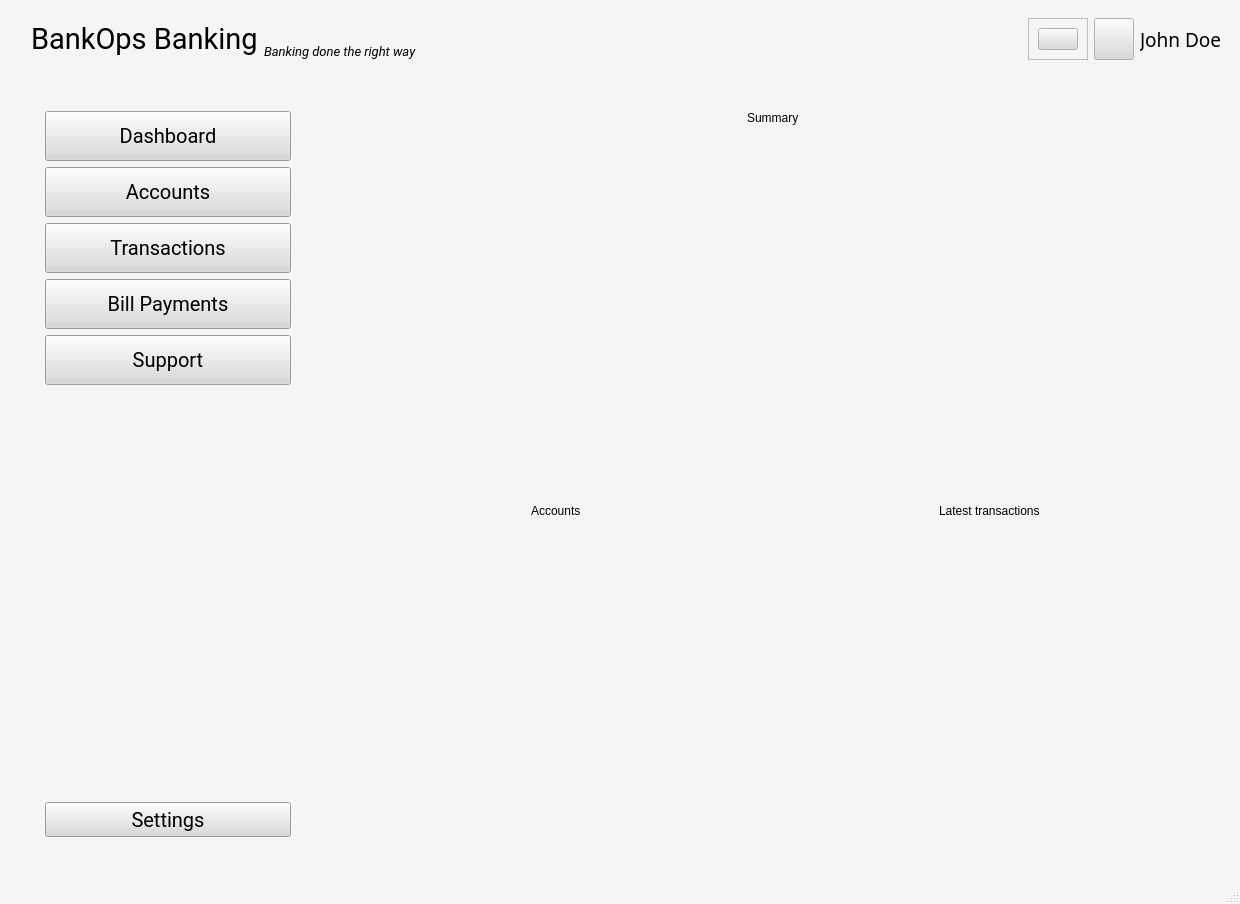
<?xml version="1.0" encoding="UTF-8"?>
<ui version="4.0">
 <class>MainWindow</class>
 <widget class="QMainWindow" name="MainWindow">
  <property name="geometry">
   <rect>
    <x>0</x>
    <y>0</y>
    <width>1240</width>
    <height>904</height>
   </rect>
  </property>
  <property name="palette">
   <palette>
    <active>
     <colorrole role="WindowText">
      <brush brushstyle="SolidPattern">
       <color alpha="255">
        <red>0</red>
        <green>0</green>
        <blue>0</blue>
       </color>
      </brush>
     </colorrole>
     <colorrole role="Button">
      <brush brushstyle="SolidPattern">
       <color alpha="255">
        <red>217</red>
        <green>217</green>
        <blue>217</blue>
       </color>
      </brush>
     </colorrole>
     <colorrole role="Light">
      <brush brushstyle="SolidPattern">
       <color alpha="255">
        <red>120</red>
        <green>120</green>
        <blue>120</blue>
       </color>
      </brush>
     </colorrole>
     <colorrole role="Dark">
      <brush brushstyle="SolidPattern">
       <color alpha="255">
        <red>0</red>
        <green>0</green>
        <blue>0</blue>
       </color>
      </brush>
     </colorrole>
     <colorrole role="Text">
      <brush brushstyle="SolidPattern">
       <color alpha="255">
        <red>170</red>
        <green>0</green>
        <blue>0</blue>
       </color>
      </brush>
     </colorrole>
     <colorrole role="ButtonText">
      <brush brushstyle="SolidPattern">
       <color alpha="255">
        <red>0</red>
        <green>0</green>
        <blue>0</blue>
       </color>
      </brush>
     </colorrole>
     <colorrole role="Base">
      <brush brushstyle="SolidPattern">
       <color alpha="255">
        <red>245</red>
        <green>245</green>
        <blue>245</blue>
       </color>
      </brush>
     </colorrole>
     <colorrole role="Window">
      <brush brushstyle="SolidPattern">
       <color alpha="255">
        <red>245</red>
        <green>245</green>
        <blue>245</blue>
       </color>
      </brush>
     </colorrole>
     <colorrole role="Highlight">
      <brush brushstyle="SolidPattern">
       <color alpha="255">
        <red>30</red>
        <green>136</green>
        <blue>229</blue>
       </color>
      </brush>
     </colorrole>
     <colorrole role="Link">
      <brush brushstyle="SolidPattern">
       <color alpha="255">
        <red>25</red>
        <green>118</green>
        <blue>210</blue>
       </color>
      </brush>
     </colorrole>
     <colorrole role="LinkVisited">
      <brush brushstyle="SolidPattern">
       <color alpha="255">
        <red>30</red>
        <green>136</green>
        <blue>229</blue>
       </color>
      </brush>
     </colorrole>
     <colorrole role="AlternateBase">
      <brush brushstyle="SolidPattern">
       <color alpha="15">
        <red>245</red>
        <green>245</green>
        <blue>245</blue>
       </color>
      </brush>
     </colorrole>
     <colorrole role="Accent">
      <brush brushstyle="SolidPattern">
       <color alpha="255">
        <red>255</red>
        <green>193</green>
        <blue>7</blue>
       </color>
      </brush>
     </colorrole>
    </active>
    <inactive>
     <colorrole role="WindowText">
      <brush brushstyle="SolidPattern">
       <color alpha="255">
        <red>0</red>
        <green>0</green>
        <blue>0</blue>
       </color>
      </brush>
     </colorrole>
     <colorrole role="Button">
      <brush brushstyle="SolidPattern">
       <color alpha="255">
        <red>217</red>
        <green>217</green>
        <blue>217</blue>
       </color>
      </brush>
     </colorrole>
     <colorrole role="Dark">
      <brush brushstyle="SolidPattern">
       <color alpha="255">
        <red>0</red>
        <green>0</green>
        <blue>0</blue>
       </color>
      </brush>
     </colorrole>
     <colorrole role="Text">
      <brush brushstyle="SolidPattern">
       <color alpha="255">
        <red>170</red>
        <green>0</green>
        <blue>0</blue>
       </color>
      </brush>
     </colorrole>
     <colorrole role="ButtonText">
      <brush brushstyle="SolidPattern">
       <color alpha="255">
        <red>0</red>
        <green>0</green>
        <blue>0</blue>
       </color>
      </brush>
     </colorrole>
     <colorrole role="Base">
      <brush brushstyle="SolidPattern">
       <color alpha="255">
        <red>245</red>
        <green>245</green>
        <blue>245</blue>
       </color>
      </brush>
     </colorrole>
     <colorrole role="Window">
      <brush brushstyle="SolidPattern">
       <color alpha="255">
        <red>245</red>
        <green>245</green>
        <blue>245</blue>
       </color>
      </brush>
     </colorrole>
     <colorrole role="Highlight">
      <brush brushstyle="SolidPattern">
       <color alpha="255">
        <red>30</red>
        <green>136</green>
        <blue>229</blue>
       </color>
      </brush>
     </colorrole>
     <colorrole role="Link">
      <brush brushstyle="SolidPattern">
       <color alpha="255">
        <red>25</red>
        <green>118</green>
        <blue>210</blue>
       </color>
      </brush>
     </colorrole>
     <colorrole role="LinkVisited">
      <brush brushstyle="SolidPattern">
       <color alpha="255">
        <red>30</red>
        <green>136</green>
        <blue>229</blue>
       </color>
      </brush>
     </colorrole>
     <colorrole role="AlternateBase">
      <brush brushstyle="SolidPattern">
       <color alpha="15">
        <red>245</red>
        <green>245</green>
        <blue>245</blue>
       </color>
      </brush>
     </colorrole>
     <colorrole role="Accent">
      <brush brushstyle="SolidPattern">
       <color alpha="255">
        <red>255</red>
        <green>193</green>
        <blue>7</blue>
       </color>
      </brush>
     </colorrole>
    </inactive>
    <disabled>
     <colorrole role="WindowText">
      <brush brushstyle="SolidPattern">
       <color alpha="255">
        <red>0</red>
        <green>0</green>
        <blue>0</blue>
       </color>
      </brush>
     </colorrole>
     <colorrole role="Button">
      <brush brushstyle="SolidPattern">
       <color alpha="255">
        <red>217</red>
        <green>217</green>
        <blue>217</blue>
       </color>
      </brush>
     </colorrole>
     <colorrole role="Dark">
      <brush brushstyle="SolidPattern">
       <color alpha="255">
        <red>0</red>
        <green>0</green>
        <blue>0</blue>
       </color>
      </brush>
     </colorrole>
     <colorrole role="Text">
      <brush brushstyle="SolidPattern">
       <color alpha="255">
        <red>0</red>
        <green>0</green>
        <blue>0</blue>
       </color>
      </brush>
     </colorrole>
     <colorrole role="ButtonText">
      <brush brushstyle="SolidPattern">
       <color alpha="255">
        <red>0</red>
        <green>0</green>
        <blue>0</blue>
       </color>
      </brush>
     </colorrole>
     <colorrole role="Base">
      <brush brushstyle="SolidPattern">
       <color alpha="255">
        <red>245</red>
        <green>245</green>
        <blue>245</blue>
       </color>
      </brush>
     </colorrole>
     <colorrole role="Window">
      <brush brushstyle="SolidPattern">
       <color alpha="255">
        <red>245</red>
        <green>245</green>
        <blue>245</blue>
       </color>
      </brush>
     </colorrole>
     <colorrole role="Highlight">
      <brush brushstyle="SolidPattern">
       <color alpha="255">
        <red>19</red>
        <green>85</green>
        <blue>144</blue>
       </color>
      </brush>
     </colorrole>
     <colorrole role="Link">
      <brush brushstyle="SolidPattern">
       <color alpha="255">
        <red>25</red>
        <green>118</green>
        <blue>210</blue>
       </color>
      </brush>
     </colorrole>
     <colorrole role="LinkVisited">
      <brush brushstyle="SolidPattern">
       <color alpha="255">
        <red>30</red>
        <green>136</green>
        <blue>229</blue>
       </color>
      </brush>
     </colorrole>
     <colorrole role="AlternateBase">
      <brush brushstyle="SolidPattern">
       <color alpha="15">
        <red>245</red>
        <green>245</green>
        <blue>245</blue>
       </color>
      </brush>
     </colorrole>
     <colorrole role="Accent">
      <brush brushstyle="SolidPattern">
       <color alpha="255">
        <red>255</red>
        <green>193</green>
        <blue>7</blue>
       </color>
      </brush>
     </colorrole>
    </disabled>
   </palette>
  </property>
  <property name="windowTitle">
   <string>MainWindow</string>
  </property>
  <property name="autoFillBackground">
   <bool>false</bool>
  </property>
  <widget class="QWidget" name="centralwidget">
   <layout class="QVBoxLayout" name="verticalLayout">
    <item>
     <widget class="QWidget" name="widget" native="true">
      <layout class="QHBoxLayout" name="horizontalLayout_3">
       <item alignment="Qt::AlignmentFlag::AlignLeft">
        <widget class="QLabel" name="label_7">
         <property name="sizePolicy">
          <sizepolicy hsizetype="Preferred" vsizetype="Preferred">
           <horstretch>0</horstretch>
           <verstretch>0</verstretch>
          </sizepolicy>
         </property>
         <property name="maximumSize">
          <size>
           <width>40</width>
           <height>40</height>
          </size>
         </property>
         <property name="text">
          <string/>
         </property>
         <property name="pixmap">
          <pixmap resource="icons.qrc">:/dashboard/icons/bank_PNG3-2926375216.png</pixmap>
         </property>
         <property name="scaledContents">
          <bool>true</bool>
         </property>
         <property name="alignment">
          <set>Qt::AlignmentFlag::AlignLeading|Qt::AlignmentFlag::AlignLeft|Qt::AlignmentFlag::AlignVCenter</set>
         </property>
        </widget>
       </item>
       <item alignment="Qt::AlignmentFlag::AlignLeft">
        <widget class="QLabel" name="label">
         <property name="font">
          <font>
           <family>Roboto</family>
           <pointsize>22</pointsize>
           <bold>false</bold>
          </font>
         </property>
         <property name="text">
          <string>BankOps Banking</string>
         </property>
        </widget>
       </item>
       <item alignment="Qt::AlignmentFlag::AlignBottom">
        <widget class="QLabel" name="label_5">
         <property name="sizePolicy">
          <sizepolicy hsizetype="Expanding" vsizetype="Preferred">
           <horstretch>0</horstretch>
           <verstretch>0</verstretch>
          </sizepolicy>
         </property>
         <property name="font">
          <font>
           <family>Roboto</family>
           <pointsize>10</pointsize>
           <italic>true</italic>
          </font>
         </property>
         <property name="text">
          <string>Banking done the right way</string>
         </property>
         <property name="alignment">
          <set>Qt::AlignmentFlag::AlignBottom|Qt::AlignmentFlag::AlignLeading|Qt::AlignmentFlag::AlignLeft</set>
         </property>
        </widget>
       </item>
       <item>
        <widget class="QFrame" name="frame">
         <property name="frameShape">
          <enum>QFrame::Shape::StyledPanel</enum>
         </property>
         <property name="frameShadow">
          <enum>QFrame::Shadow::Sunken</enum>
         </property>
         <layout class="QHBoxLayout" name="horizontalLayout_6">
          <item>
           <widget class="QPushButton" name="pushButton_7">
            <property name="maximumSize">
             <size>
              <width>40</width>
              <height>40</height>
             </size>
            </property>
            <property name="text">
             <string/>
            </property>
            <property name="icon">
             <iconset resource="icons.qrc">
              <normaloff>:/dashboard/icons/bell.svg</normaloff>:/dashboard/icons/bell.svg</iconset>
            </property>
            <property name="iconSize">
             <size>
              <width>32</width>
              <height>32</height>
             </size>
            </property>
            <property name="autoDefault">
             <bool>false</bool>
            </property>
            <property name="default">
             <bool>false</bool>
            </property>
           </widget>
          </item>
         </layout>
        </widget>
       </item>
       <item>
        <widget class="QProfileButton" name="ProfileButton">
         <property name="sizePolicy">
          <sizepolicy hsizetype="Preferred" vsizetype="Preferred">
           <horstretch>0</horstretch>
           <verstretch>0</verstretch>
          </sizepolicy>
         </property>
        </widget>
       </item>
       <item>
        <widget class="QLabel" name="label_6">
         <property name="font">
          <font>
           <family>Inclusive Sans</family>
           <pointsize>14</pointsize>
          </font>
         </property>
         <property name="text">
          <string>John Doe</string>
         </property>
        </widget>
       </item>
      </layout>
     </widget>
    </item>
    <item>
     <widget class="QWidget" name="widget_2" native="true">
      <property name="sizePolicy">
       <sizepolicy hsizetype="Preferred" vsizetype="Expanding">
        <horstretch>0</horstretch>
        <verstretch>0</verstretch>
       </sizepolicy>
      </property>
      <layout class="QHBoxLayout" name="horizontalLayout">
       <item>
        <widget class="QWidget" name="widget_3" native="true">
         <property name="maximumSize">
          <size>
           <width>300</width>
           <height>1115</height>
          </size>
         </property>
         <property name="autoFillBackground">
          <bool>false</bool>
         </property>
         <property name="styleSheet">
          <string notr="true"/>
         </property>
         <layout class="QVBoxLayout" name="verticalLayout_6">
          <item>
           <widget class="QWidget" name="widget_11" native="true">
            <property name="sizePolicy">
             <sizepolicy hsizetype="Minimum" vsizetype="Minimum">
              <horstretch>0</horstretch>
              <verstretch>0</verstretch>
             </sizepolicy>
            </property>
            <property name="autoFillBackground">
             <bool>false</bool>
            </property>
            <property name="styleSheet">
             <string notr="true">QPushButton {
	background-color: #D9D9D9;
	color: black;
	font-size: 20px
}</string>
            </property>
            <layout class="QVBoxLayout" name="verticalLayout_7">
             <item>
              <widget class="QWidget" name="widget_12" native="true">
               <property name="sizePolicy">
                <sizepolicy hsizetype="Preferred" vsizetype="Fixed">
                 <horstretch>0</horstretch>
                 <verstretch>0</verstretch>
                </sizepolicy>
               </property>
               <property name="autoFillBackground">
                <bool>false</bool>
               </property>
               <property name="styleSheet">
                <string notr="true"/>
               </property>
               <layout class="QVBoxLayout" name="verticalLayout_8">
                <item>
                 <widget class="QPushButton" name="pushButton">
                  <property name="minimumSize">
                   <size>
                    <width>150</width>
                    <height>50</height>
                   </size>
                  </property>
                  <property name="font">
                   <font>
                    <family>Roboto</family>
                    <pointsize>-1</pointsize>
                   </font>
                  </property>
                  <property name="text">
                   <string>Dashboard</string>
                  </property>
                  <property name="icon">
                   <iconset resource="icons.qrc">
                    <normaloff>:/dashboard/icons/clipboard.svg</normaloff>:/dashboard/icons/clipboard.svg</iconset>
                  </property>
                  <property name="iconSize">
                   <size>
                    <width>32</width>
                    <height>32</height>
                   </size>
                  </property>
                 </widget>
                </item>
                <item>
                 <widget class="QPushButton" name="pushButton_2">
                  <property name="minimumSize">
                   <size>
                    <width>150</width>
                    <height>50</height>
                   </size>
                  </property>
                  <property name="font">
                   <font>
                    <family>Roboto</family>
                    <pointsize>-1</pointsize>
                   </font>
                  </property>
                  <property name="text">
                   <string>Accounts</string>
                  </property>
                  <property name="icon">
                   <iconset resource="icons.qrc">
                    <normaloff>:/dashboard/icons/user.svg</normaloff>:/dashboard/icons/user.svg</iconset>
                  </property>
                  <property name="iconSize">
                   <size>
                    <width>32</width>
                    <height>32</height>
                   </size>
                  </property>
                 </widget>
                </item>
                <item>
                 <widget class="QPushButton" name="pushButton_3">
                  <property name="minimumSize">
                   <size>
                    <width>150</width>
                    <height>50</height>
                   </size>
                  </property>
                  <property name="font">
                   <font>
                    <family>Roboto</family>
                    <pointsize>-1</pointsize>
                   </font>
                  </property>
                  <property name="text">
                   <string>Transactions</string>
                  </property>
                  <property name="icon">
                   <iconset resource="icons.qrc">
                    <normaloff>:/dashboard/icons/money-from-bracket.svg</normaloff>:/dashboard/icons/money-from-bracket.svg</iconset>
                  </property>
                  <property name="iconSize">
                   <size>
                    <width>32</width>
                    <height>32</height>
                   </size>
                  </property>
                 </widget>
                </item>
                <item>
                 <widget class="QPushButton" name="pushButton_4">
                  <property name="minimumSize">
                   <size>
                    <width>150</width>
                    <height>50</height>
                   </size>
                  </property>
                  <property name="font">
                   <font>
                    <family>Roboto</family>
                    <pointsize>-1</pointsize>
                   </font>
                  </property>
                  <property name="autoFillBackground">
                   <bool>false</bool>
                  </property>
                  <property name="text">
                   <string>Bill Payments</string>
                  </property>
                  <property name="icon">
                   <iconset resource="icons.qrc">
                    <normaloff>:/dashboard/icons/clock</normaloff>:/dashboard/icons/clock</iconset>
                  </property>
                  <property name="iconSize">
                   <size>
                    <width>32</width>
                    <height>32</height>
                   </size>
                  </property>
                 </widget>
                </item>
                <item>
                 <widget class="QPushButton" name="pushButton_5">
                  <property name="minimumSize">
                   <size>
                    <width>150</width>
                    <height>50</height>
                   </size>
                  </property>
                  <property name="font">
                   <font>
                    <family>Roboto</family>
                    <pointsize>-1</pointsize>
                   </font>
                  </property>
                  <property name="toolTip">
                   <string/>
                  </property>
                  <property name="styleSheet">
                   <string notr="true"/>
                  </property>
                  <property name="text">
                   <string>Support</string>
                  </property>
                  <property name="icon">
                   <iconset resource="icons.qrc">
                    <normaloff>:/dashboard/icons/support-svgrepo-com.svg</normaloff>:/dashboard/icons/support-svgrepo-com.svg</iconset>
                  </property>
                  <property name="iconSize">
                   <size>
                    <width>32</width>
                    <height>32</height>
                   </size>
                  </property>
                 </widget>
                </item>
               </layout>
              </widget>
             </item>
             <item alignment="Qt::AlignmentFlag::AlignBottom">
              <widget class="QWidget" name="widget_13" native="true">
               <layout class="QVBoxLayout" name="verticalLayout_9">
                <item>
                 <widget class="QPushButton" name="pushButton_6">
                  <property name="minimumSize">
                   <size>
                    <width>150</width>
                    <height>35</height>
                   </size>
                  </property>
                  <property name="font">
                   <font>
                    <family>Roboto</family>
                    <pointsize>-1</pointsize>
                   </font>
                  </property>
                  <property name="text">
                   <string>Settings</string>
                  </property>
                  <property name="icon">
                   <iconset resource="icons.qrc">
                    <normaloff>:/dashboard/icons/gear.svg</normaloff>:/dashboard/icons/gear.svg</iconset>
                  </property>
                  <property name="iconSize">
                   <size>
                    <width>32</width>
                    <height>32</height>
                   </size>
                  </property>
                 </widget>
                </item>
               </layout>
              </widget>
             </item>
            </layout>
           </widget>
          </item>
         </layout>
        </widget>
       </item>
       <item>
        <widget class="QWidget" name="dashboard_background" native="true">
         <property name="sizeIncrement">
          <size>
           <width>0</width>
           <height>0</height>
          </size>
         </property>
         <layout class="QVBoxLayout" name="verticalLayout_3">
          <item>
           <widget class="QWidget" name="widget_5" native="true">
            <property name="styleSheet">
             <string notr="true"/>
            </property>
            <layout class="QVBoxLayout" name="verticalLayout_4">
             <item alignment="Qt::AlignmentFlag::AlignTop">
              <widget class="QWidget" name="widget_7" native="true">
               <layout class="QVBoxLayout" name="verticalLayout_5">
                <item alignment="Qt::AlignmentFlag::AlignHCenter">
                 <widget class="QLabel" name="label_3">
                  <property name="text">
                   <string>Summary</string>
                  </property>
                 </widget>
                </item>
               </layout>
              </widget>
             </item>
             <item>
              <widget class="QWidget" name="widget_8" native="true">
               <property name="sizePolicy">
                <sizepolicy hsizetype="Preferred" vsizetype="Expanding">
                 <horstretch>0</horstretch>
                 <verstretch>0</verstretch>
                </sizepolicy>
               </property>
               <layout class="QHBoxLayout" name="horizontalLayout_7"/>
              </widget>
             </item>
            </layout>
           </widget>
          </item>
          <item>
           <widget class="QWidget" name="widget_6" native="true">
            <layout class="QHBoxLayout" name="horizontalLayout_2">
             <item>
              <widget class="QWidget" name="widget_9" native="true">
               <layout class="QVBoxLayout" name="verticalLayout_10">
                <item alignment="Qt::AlignmentFlag::AlignTop">
                 <widget class="QWidget" name="widget_14" native="true">
                  <layout class="QHBoxLayout" name="horizontalLayout_4">
                   <item alignment="Qt::AlignmentFlag::AlignHCenter">
                    <widget class="QLabel" name="label_2">
                     <property name="text">
                      <string>Accounts</string>
                     </property>
                    </widget>
                   </item>
                  </layout>
                 </widget>
                </item>
                <item>
                 <widget class="QWidget" name="widget_15" native="true">
                  <property name="sizePolicy">
                   <sizepolicy hsizetype="Preferred" vsizetype="Expanding">
                    <horstretch>0</horstretch>
                    <verstretch>0</verstretch>
                   </sizepolicy>
                  </property>
                 </widget>
                </item>
               </layout>
              </widget>
             </item>
             <item>
              <widget class="QWidget" name="widget_10" native="true">
               <layout class="QVBoxLayout" name="verticalLayout_2">
                <item alignment="Qt::AlignmentFlag::AlignTop">
                 <widget class="QWidget" name="widget_16" native="true">
                  <layout class="QHBoxLayout" name="horizontalLayout_5">
                   <item alignment="Qt::AlignmentFlag::AlignHCenter">
                    <widget class="QLabel" name="label_4">
                     <property name="text">
                      <string>Latest transactions</string>
                     </property>
                    </widget>
                   </item>
                  </layout>
                 </widget>
                </item>
                <item>
                 <widget class="QWidget" name="widget_17" native="true">
                  <property name="sizePolicy">
                   <sizepolicy hsizetype="Preferred" vsizetype="Expanding">
                    <horstretch>0</horstretch>
                    <verstretch>0</verstretch>
                   </sizepolicy>
                  </property>
                  <layout class="QVBoxLayout" name="verticalLayout_14"/>
                 </widget>
                </item>
               </layout>
              </widget>
             </item>
            </layout>
           </widget>
          </item>
         </layout>
        </widget>
       </item>
      </layout>
     </widget>
    </item>
   </layout>
  </widget>
  <widget class="QMenuBar" name="menubar">
   <property name="geometry">
    <rect>
     <x>0</x>
     <y>0</y>
     <width>1240</width>
     <height>33</height>
    </rect>
   </property>
  </widget>
  <widget class="QStatusBar" name="statusbar"/>
 </widget>
 <customwidgets>
  <customwidget>
   <class>QProfileButton</class>
   <extends>QPushButton</extends>
   <header>src/ui/plugins.profile_widget</header>
  </customwidget>
 </customwidgets>
 <resources>
  <include location="icons.qrc"/>
 </resources>
 <connections/>
</ui>
